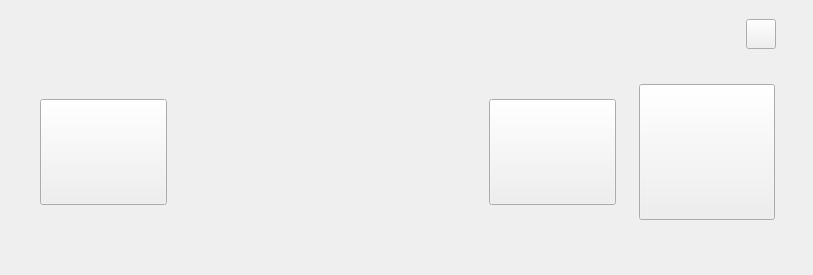
<?xml version="1.0" encoding="UTF-8"?>
<ui version="4.0">
 <class>CounterpulsationPressure</class>
 <widget class="QWidget" name="CounterpulsationPressure">
  <property name="geometry">
   <rect>
    <x>0</x>
    <y>0</y>
    <width>813</width>
    <height>275</height>
   </rect>
  </property>
  <property name="minimumSize">
   <size>
    <width>813</width>
    <height>275</height>
   </size>
  </property>
  <property name="maximumSize">
   <size>
    <width>813</width>
    <height>275</height>
   </size>
  </property>
  <property name="windowTitle">
   <string>CounterpulsationPressure</string>
  </property>
  <widget class="QLabel" name="label">
   <property name="geometry">
    <rect>
     <x>0</x>
     <y>0</y>
     <width>813</width>
     <height>275</height>
    </rect>
   </property>
   <property name="minimumSize">
    <size>
     <width>813</width>
     <height>275</height>
    </size>
   </property>
   <property name="maximumSize">
    <size>
     <width>813</width>
     <height>275</height>
    </size>
   </property>
   <property name="styleSheet">
    <string notr="true"/>
   </property>
   <property name="text">
    <string/>
   </property>
  </widget>
  <widget class="QPushButton" name="Add_Button">
   <property name="geometry">
    <rect>
     <x>489</x>
     <y>99</y>
     <width>127</width>
     <height>106</height>
    </rect>
   </property>
   <property name="minimumSize">
    <size>
     <width>127</width>
     <height>106</height>
    </size>
   </property>
   <property name="maximumSize">
    <size>
     <width>127</width>
     <height>106</height>
    </size>
   </property>
   <property name="text">
    <string/>
   </property>
  </widget>
  <widget class="QPushButton" name="Finish_Button">
   <property name="geometry">
    <rect>
     <x>639</x>
     <y>84</y>
     <width>136</width>
     <height>136</height>
    </rect>
   </property>
   <property name="minimumSize">
    <size>
     <width>136</width>
     <height>136</height>
    </size>
   </property>
   <property name="maximumSize">
    <size>
     <width>136</width>
     <height>136</height>
    </size>
   </property>
   <property name="text">
    <string/>
   </property>
  </widget>
  <widget class="QLabel" name="Gears_Label">
   <property name="geometry">
    <rect>
     <x>159</x>
     <y>99</y>
     <width>335</width>
     <height>100</height>
    </rect>
   </property>
   <property name="minimumSize">
    <size>
     <width>335</width>
     <height>100</height>
    </size>
   </property>
   <property name="maximumSize">
    <size>
     <width>335</width>
     <height>100</height>
    </size>
   </property>
   <property name="text">
    <string/>
   </property>
  </widget>
  <widget class="QLabel" name="Model_Label">
   <property name="geometry">
    <rect>
     <x>67</x>
     <y>59</y>
     <width>50</width>
     <height>30</height>
    </rect>
   </property>
   <property name="minimumSize">
    <size>
     <width>50</width>
     <height>30</height>
    </size>
   </property>
   <property name="maximumSize">
    <size>
     <width>50</width>
     <height>30</height>
    </size>
   </property>
   <property name="text">
    <string/>
   </property>
  </widget>
  <widget class="QPushButton" name="Reduce_Button">
   <property name="geometry">
    <rect>
     <x>40</x>
     <y>99</y>
     <width>127</width>
     <height>106</height>
    </rect>
   </property>
   <property name="minimumSize">
    <size>
     <width>127</width>
     <height>106</height>
    </size>
   </property>
   <property name="maximumSize">
    <size>
     <width>127</width>
     <height>106</height>
    </size>
   </property>
   <property name="text">
    <string/>
   </property>
  </widget>
  <widget class="QPushButton" name="Help_Button">
   <property name="geometry">
    <rect>
     <x>746</x>
     <y>19</y>
     <width>30</width>
     <height>30</height>
    </rect>
   </property>
   <property name="minimumSize">
    <size>
     <width>30</width>
     <height>30</height>
    </size>
   </property>
   <property name="maximumSize">
    <size>
     <width>30</width>
     <height>30</height>
    </size>
   </property>
   <property name="text">
    <string/>
   </property>
  </widget>
 </widget>
 <resources/>
 <connections/>
</ui>
